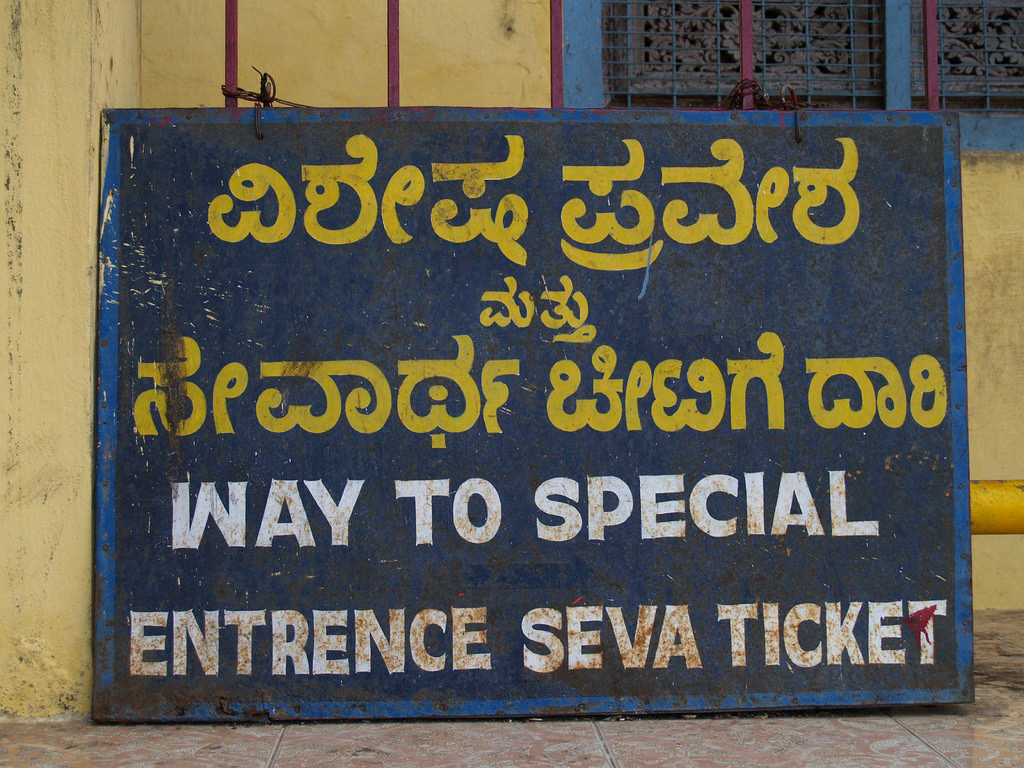
#> input picture signboard2.jpg, 1024 x 768 px
$ python moments.py   (Python 2 division)   (older library calls are emulated)
#> lines starting #> are read from the running program, lines starting #| are printed output that depends on the picture; after the words box and inside, x2 and y2 are one past the last pixel; in counts of white or black regions, pixels touching at a corner belong together
import cv2
import numpy as np
img = cv2.imread('signboard2.jpg',0)
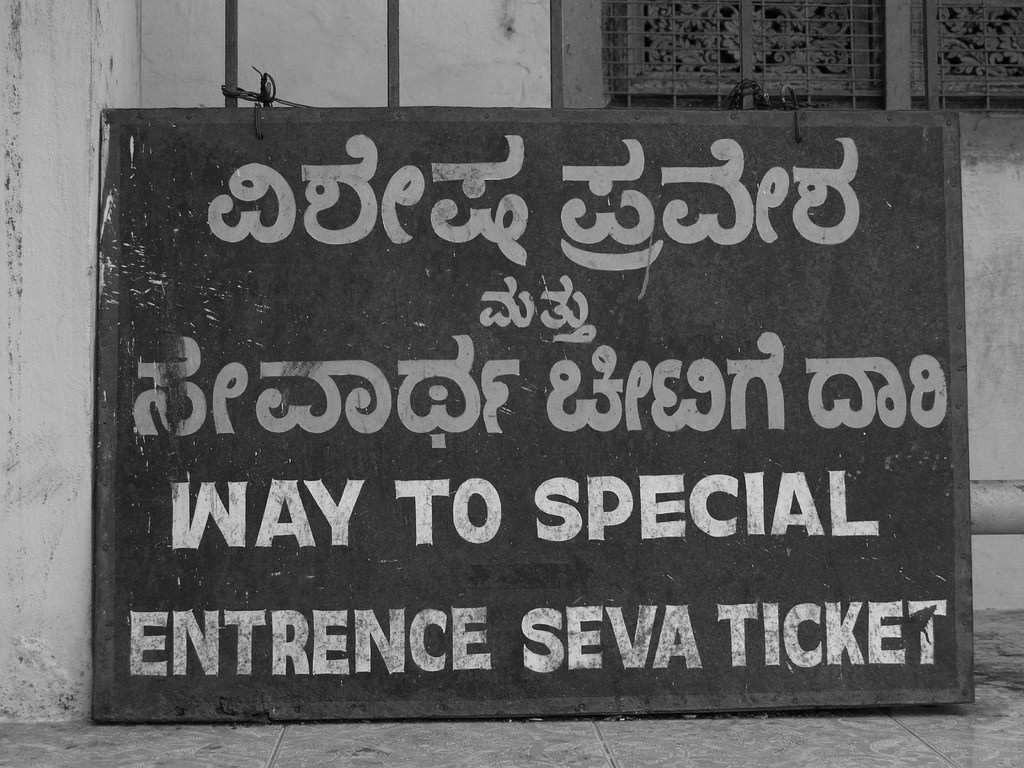
#> img: shape (768, 1024); min 0, max 255, mean 94.4
ret,thresh = cv2.threshold(img,127,255,0)
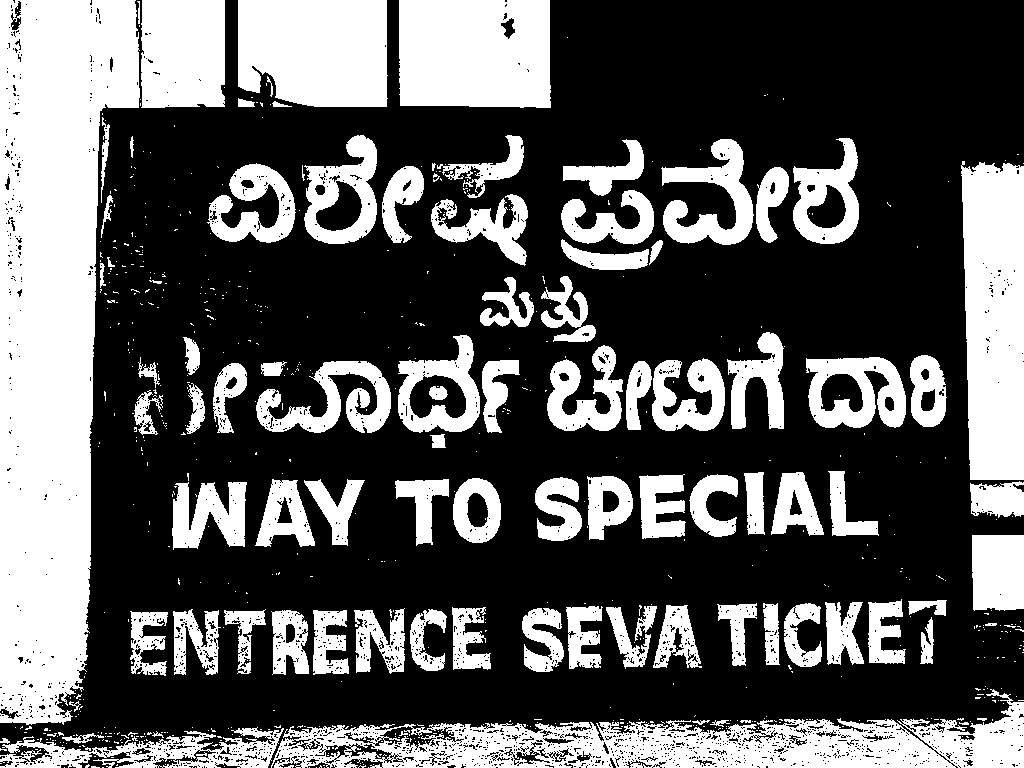
#> thresh: shape (768, 1024); 35.4% white; 693 white regions (595 under 20 px)
im2,contours,hierarchy = cv2.findContours(thresh, 1, 2)
#> contours = 3432 contours, 3196 with area under 20; largest, box (x1, y1, x2, y2) and area: (0, 0, 140, 725) 69975, (271, 689, 1024, 768) 30258, (961, 161, 1024, 480) 17893, (399, 0, 551, 108) 15829, (238, 0, 388, 107) 14633
cnt = contours[0]
#> cnt = [[368, 767]]
M = cv2.moments(cnt)
#> M = moments, m00 0
print M
#> (printed output is left out)

$ run again, with Frontal.JPG copied over signboard2.jpg
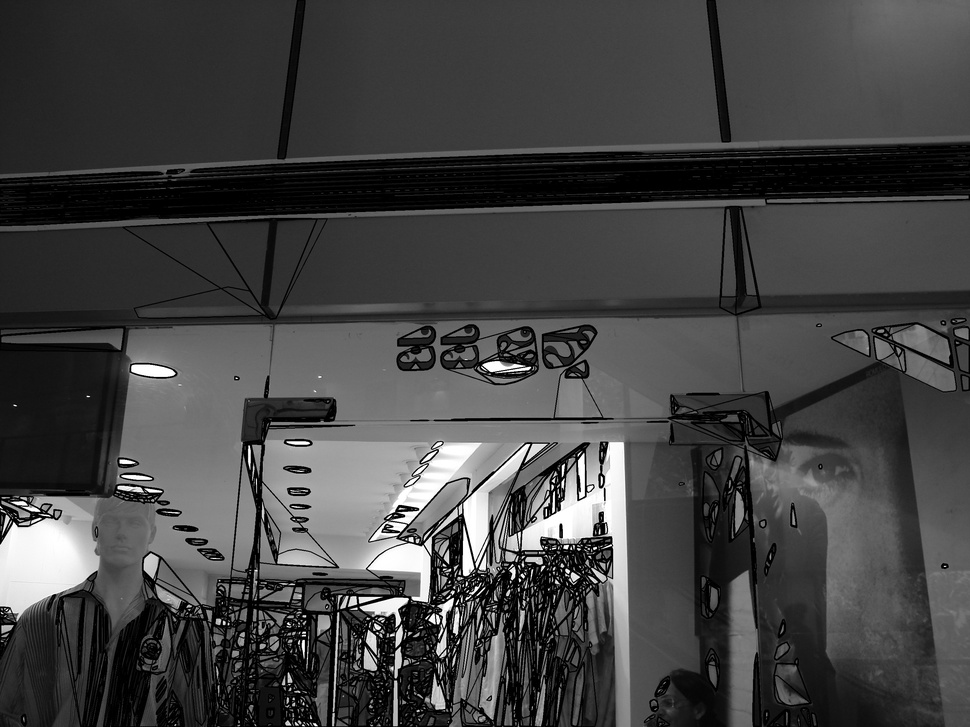
#> input picture Frontal.JPG, 970 x 727 px, shrunk from 2816 x 2112 before the run
#> img is the input picture: shape (727, 970); min 0, max 255, mean 67.1
#> `ret,thresh = cv2.threshold(img,127,255,0)`:
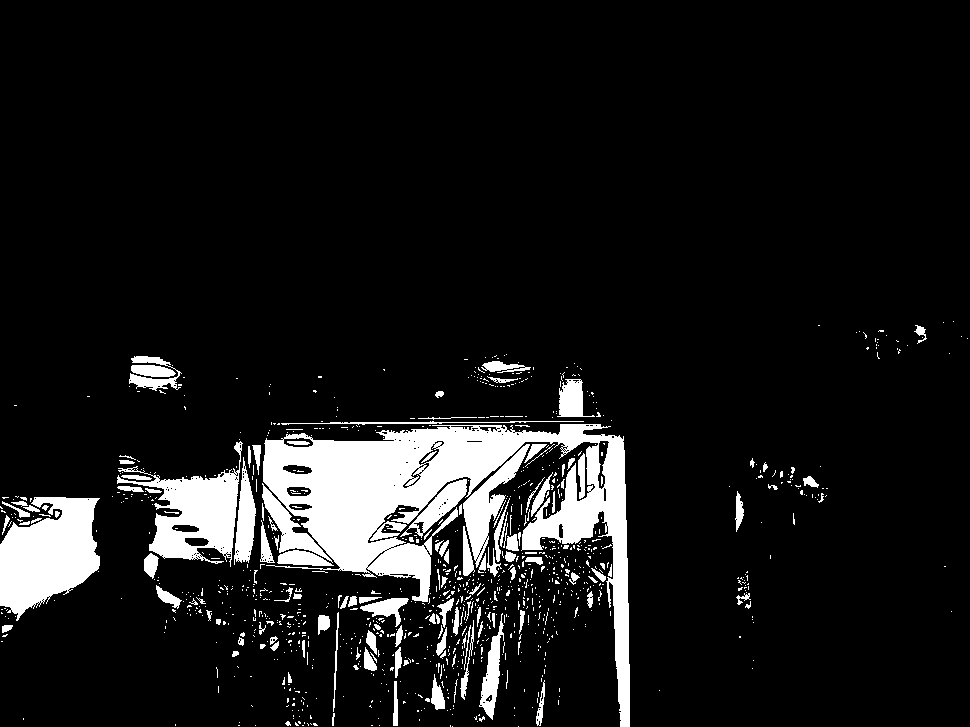
#> thresh: shape (727, 970); 9.8% white; 1110 white regions (965 under 20 px)
#> contours = 1359 contours, 1248 with area under 20; largest, box (x1, y1, x2, y2) and area: (263, 424, 630, 727) 31456, (0, 497, 100, 621) 7898, (117, 441, 243, 567) 6017, (463, 444, 530, 568) 2192, (262, 483, 333, 563) 1249
#> cnt = [[518, 726]]
#> M = moments, m00 0
#> (printed output is left out)
